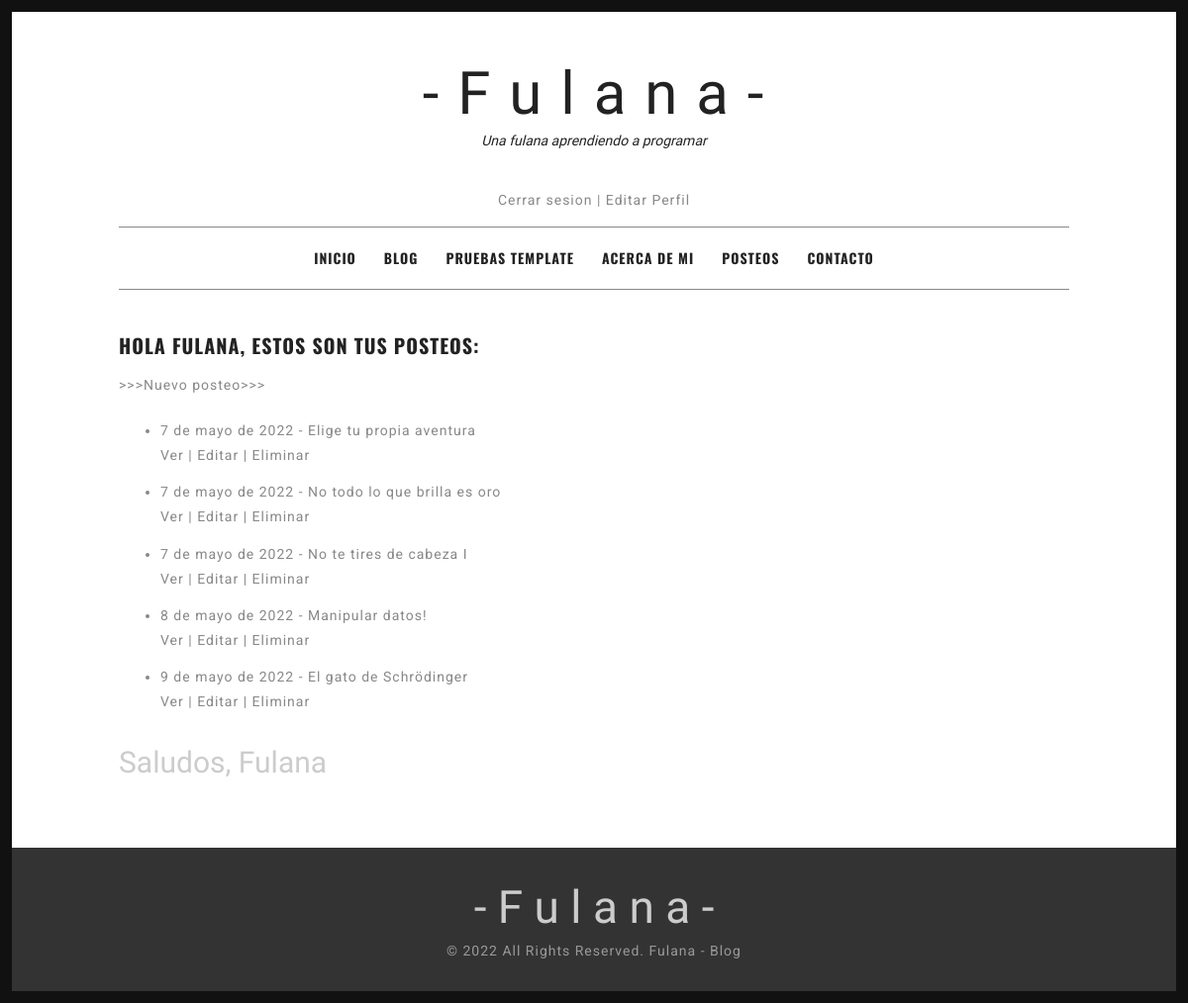
The app's page /AppFulana/TodosMisPosteos/ (signed in) with its own data.
### AppFulana/models.py (models this page shows, shortened)
class Posteo (models.Model):
    fechaPosteo = models.DateField()
    tituloPosteo = models.CharField(max_length=130)
    autorPosteo = models.ForeignKey(User, on_delete=models.CASCADE)
    bodyPosteo = models.TextField()
    class Meta:
        verbose_name = "Posteo"
        verbose_name_plural = "Posteos"

### AppFulana/views.py (the view)
# urls.py: path('TodosMisPosteos/', views.TodosMisPosteos.as_view(), name='TodosMisPosteos'),
class TodosMisPosteos (LoginRequiredMixin, ListView):
    model = Posteo
    template_name = "AppFulana/todosMisPosteos.html"
    def get_queryset(self):
        return Posteo.objects.filter(autorPosteo=self.request.user)

### AppFulana/templates/AppFulana/todosMisPosteos.html (shortened to what this page needs)
{% extends "AppFulana/padre.html" %}
{% load static %}
{% block contenidoModificable %}
<div id="content" class="site-content">
    <div id="primary" class="content-area column full">
        <main id="main" class="site-main">
        <article class="hentry">
        <header class="entry-header">
        <h1 class="entry-title">HOLA {{user}}, ESTOS SON TUS POSTEOS: </h1>
        </header>
        <div class="entry-content">
        <p><a href="{% url 'NuevoPosteo' %}">>>>Nuevo posteo>>></a></p>
        <p>
            {%if user %}
            <ul>{%for posteo in object_list%}
                <li>
                <p>{{posteo.fechaPosteo}} - {{posteo.tituloPosteo}}<br>
                    <a href="{% url 'PostIndividual' posteo.id %}">Ver</a> |
                    <a href="{% url 'Editar' posteo.id %}">Editar</a> |
                    <a href="{% url 'Eliminar' posteo.id %}">Eliminar</a>
                </p>
                </li>
                {%endfor%}
            {%endif%}
            </ul>
        </p>
        <h2 style="font-family: 'Herr Von Muellerhoff';color:#ccc;font-weight:300;">Saludos, Fulana</h2>
        </div>
        </article>
        </main>
    </div>
</div>
</div>
{% endblock %}

### AppFulana/static/AppFulana/style.css (style rules this page uses)
html,body,div,span,applet,object,iframe,h1,h2,h3,h4,h5,h6,p,blockquote,pre,a,abbr,acronym,address,big,cite,code,del,dfn,em,font,ins,kbd,q,s,samp,small,strike,strong,sub,sup,tt,var,dl,dt,dd,ol,ul,li,fieldset,form,label,legend,table,caption,tbody,tfoot,thead,tr,th,td { border:0; font-family:inherit; font-size:100%; font-style:inherit; font-weight:inherit; margin:0; outline:0; padding:0; vertical-align: baseline; }
html { font-size:62.5%; overflow-y:scroll; -webkit-text-size-adjust:100%; -ms-text-size-adjust:100%; }
*,*:before,*:after { -webkit-box-sizing:border-box; -moz-box-sizing:border-box; box-sizing:border-box; }
body { background:#fff; }
article,aside,details,figcaption,figure,footer,header,main,nav,section { display:block; }
ol,ul { list-style: none; }
.column { margin-bottom:1em; }
@media (min-width:1024px) { .column { float:left; margin-bottom:0; padding:0 15px; } }
@media (min-width:1024px) { .column.full { width:100%; float:none !Important; } }
body { letter-spacing:1px; }
body,button,input,select,textarea { color:#666666; font-family:inherit; font-size:14px; line-height:1.8; word-wrap:break-word; -webkit-hyphens:auto; -moz-hyphens:auto; -ms-hyphens:auto; hyphens:auto; }
h1,h2,h3,h4,h5,h6 { font-weight:700; margin-top:20px; margin-bottom:10px; }
h1 { font-size:36px; }
h2 { font-size:30px; }
p { margin-bottom:1.5em; }
p:last-child { margin-bottom:0; }
ul,ol { margin:0 0 1.5em 3em; }
ul { list-style:disc; }
html { border:12px solid #111; }
a { color:inherit; text-decoration:none; -webkit-transition:all 0.2s ease-in-out; -moz-transition:all 0.2s ease-in-out; -o-transition:all 0.2s ease-in-out; transition:all 0.2s ease-in-out; }
.clear:before,.clear:after,.entry-content:before,.entry-content:after,.comment-content:before,.comment-content:after,.site-header:before,.site-header:after,.site-content:before,.site-content:after,.site-footer:before,.site-footer:after { content:''; display:table; }
.clear:after,.entry-content:after,.comment-content:after,.site-header:after,.site-content:after,.site-footer:after { clear:both; }
#primary,#secondary { padding-top: 2em; }
.hentry { margin: 0 0 3.5em; }
.entry-title { font-weight:700; font-size:20px; letter-spacing:2px; line-height:1.4; margin-top:0; margin-bottom:0; text-transform:uppercase; }
.entry-content { white-space:normal; }
.entry-content p:last-child { margin-bottom:0; }
.entry-content ul li,.entry-content ol li,#comments ul li,#comments ul li { margin-bottom:12px; }
.page-content,.entry-content,.entry-summary { margin:1em 0; }
@media screen and (min-width:1024px) { .site-content { margin-left:-15px; margin-right:-15px; overflow:hidden; min-height:280px; } }
@media screen and (min-width:1024px) { .page .column,.archive .column,.search .column { float:left; } }
body { font-family: 'Roboto'; }
h1, h2, h3, h4, h5, h6 { font-family: 'Oswald'; }
.entry-title { font-family: 'Oswald'; }
body { font-size: 14px; }
h1, h2, h3, h4, h5, h6 { font-style: normal; font-weight: 700; letter-spacing: 0px; text-align: left; text-transform: none; }
h1 { font-size: 36px; }
h2 { font-size: 30px; }
.entry-title { font-size: 20px; font-style: normal; font-weight: 700; letter-spacing: 1px; text-align: left; text-transform: uppercase; }
body, button, input, select, textarea { color: #888888; }
h1, h2, h3, h4, h5, h6 { color: #222222; }
.entry-title, .entry-title a { color: #222222; }

### records on screen
Posteo: fechaPosteo "7 de mayo de 2022", tituloPosteo "Elige tu propia aventura"
Posteo: fechaPosteo "7 de mayo de 2022", tituloPosteo "No todo lo que brilla es oro"
Posteo: fechaPosteo "7 de mayo de 2022", tituloPosteo "No te tires de cabeza I"
Posteo: fechaPosteo "8 de mayo de 2022", tituloPosteo "Manipular datos!"
Posteo: fechaPosteo "9 de mayo de 2022", tituloPosteo "El gato de Schrödinger"

### other values on screen
{{ user }} "FULANA"
